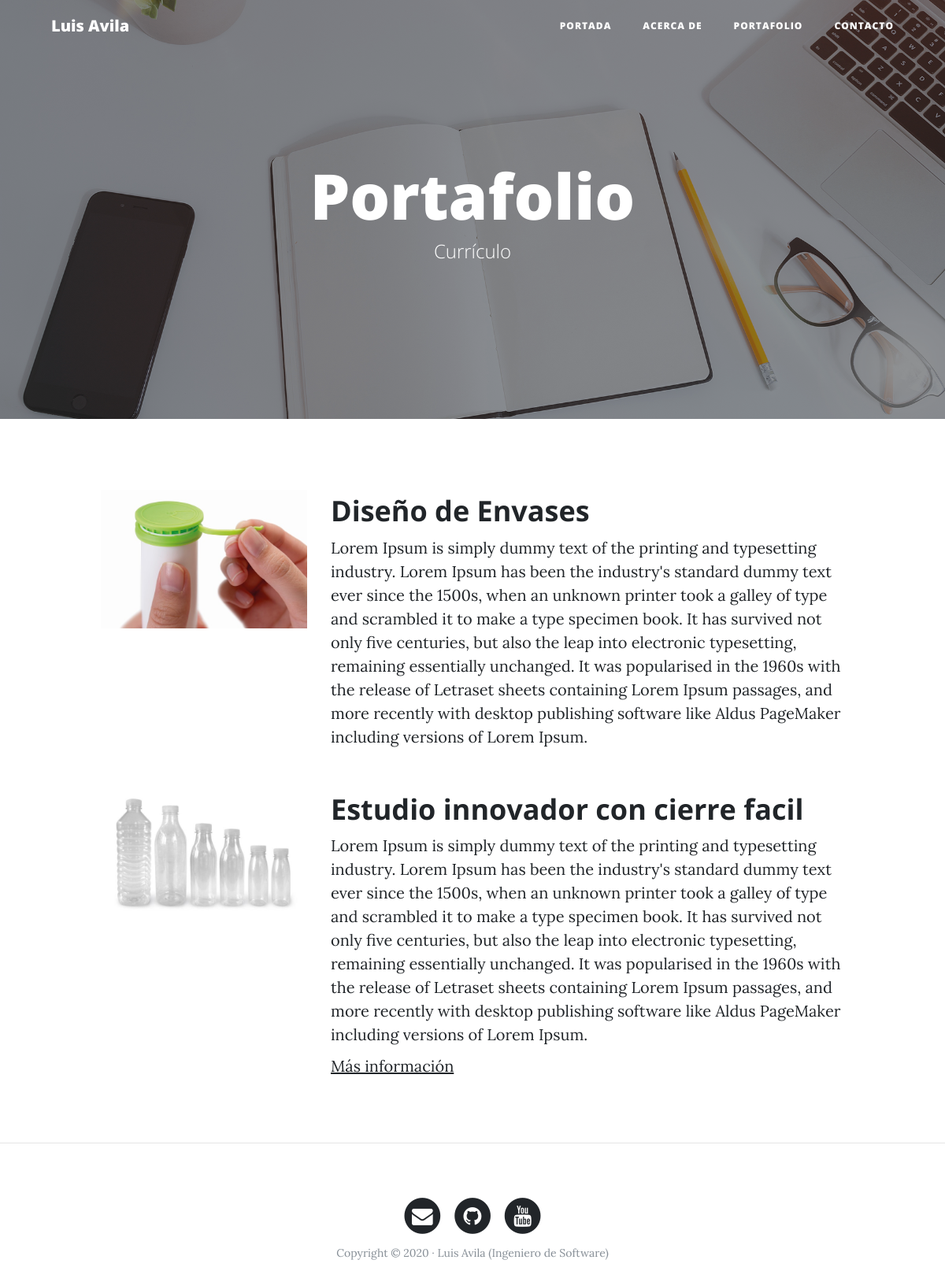
The page /portfolio/ on the database its author committed.
### portfolio/models.py (models this page shows, shortened)
class Project(models.Model):
    title = models.CharField(max_length=200,verbose_name="Titulo")
    description = models.TextField(verbose_name="Descripcion")
    image = models.ImageField(verbose_name="Imagen", upload_to="projects")
    link = models.URLField(verbose_name="Dirección Web", null=True, blank=True)
    created = models.DateField(auto_now_add=True,verbose_name="Fecha de creacion")
    updated = models.DateField(auto_now=True, verbose_name="Fecha de edicion")
    class Meta:
        verbose_name = "proyecto"
        verbose_name_plural = "proyectos"
        ordering = ["-created"]

### portfolio/views.py (the view)
# urls.py: path('portfolio/', portfolio_views.portfolio, name="portfolio"),
def portfolio(request):
    projects = Project.objects.all()
    return render(request, "portfolio/portfolio.html", {'projects': projects})

### portfolio/templates/portfolio/portfolio.html (shortened to what this page needs)
{% extends 'core/base.html' %}
{% block background %}{% load static %}{% static 'core/img/portfolio-bg.jpg' %}{% endblock %}
{% block headers %}
<h1>Portafolio</h1>
<span class="subheading">Currículo</span>
{% endblock %}
{% block content %}
    {% for project in projects %}
        <div class="row project">
            <div class="col-lg-3 col-md-4 offset-lg-1">
                <img class="img-fluid" src="{{project.image.url}}" alt="">
            </div>
            <div class="col-lg-7 col-md-8">
                <h2 class="section-heading title">{{project.title}}</h2>
            <p>{{project.description}}</p>
                {% if project.link %}
                    <p><a href="{{project.link}}">Más información</a></p>
                {% endif %}
            </div>
        </div>
      {% endfor %}
{% endblock %}

### core/templates/core/base.html (shortened to what this page needs)
<!DOCTYPE html>
<html lang="es">
  <head>
    {% load static %}
    <link href="{% static 'core/vendor/bootstrap/css/bootstrap.min.css' %}" rel="stylesheet">
    <link href="{% static 'core/vendor/font-awesome/css/font-awesome.min.css' %}" rel="stylesheet" type="text/css">
    <link href="{% static 'core/css/clean-blog.min.css' %}" rel="stylesheet">
  </head>
  <body>
    <nav class="navbar navbar-expand-lg navbar-light fixed-top" id="mainNav">
      <div class="container">
        <a class="navbar-brand" href="{% url 'home' %}">Luis Avila</a>
        <div class="collapse navbar-collapse" id="navbarResponsive">
          <ul class="navbar-nav ml-auto">
            <li class="nav-item">
              <a class="nav-link" href="{% url 'home' %}">Portada</a>
            </li>
            <li class="nav-item">
              <a class="nav-link" href="{% url 'about' %}">Acerca de</a>
            </li>
            <li class="nav-item">
              <a class="nav-link" href="{% url 'portfolio' %}">Portafolio</a>
            </li>
            <li class="nav-item">
              <a class="nav-link" href="{% url 'contact' %}">Contacto</a>
            </li>
          </ul>
        </div>
      </div>
    </nav>
    <header class="masthead" style="background-image: url('{% block background %}{% endblock %}')">
      <div class="overlay"></div>
      <div class="container">
        <div class="row">
          <div class="col-lg-8 col-md-10 mx-auto">
            <div class="site-heading">
              {% block headers %}{% endblock %}
            </div>
          </div>
        </div>
      </div>
    </header>
    <div class="container">
      <div class="row">
        {% block content %}{% endblock %}
      </div>
    </div>
    {% if request.path != "/" %}<hr>{% endif %}
    <footer>
      <div class="container">
        <div class="row">
          <div class="col-lg-8 col-md-10 mx-auto">
            <ul class="list-inline text-center">
              <li class="list-inline-item">
                <a href="#">
                  <span class="fa-stack fa-lg">
                    <i class="fa fa-circle fa-stack-2x"></i>
                    <i class="fa fa-envelope fa-stack-1x fa-inverse"></i>
                  </span>
                </a>
              </li>
              <li class="list-inline-item">
                <a href="#">
                  <span class="fa-stack fa-lg">
                    <i class="fa fa-circle fa-stack-2x"></i>
                    <i class="fa fa-github fa-stack-1x fa-inverse"></i>
                  </span>
                </a>
              </li>
              <li class="list-inline-item">
                <a href="#">
                  <span class="fa-stack fa-lg">
                    <i class="fa fa-circle fa-stack-2x"></i>
                    <i class="fa fa-youtube fa-stack-1x fa-inverse"></i>
                  </span>
                </a>
              </li>
            </ul>
            <p class="copyright text-muted">Copyright &copy; 2020 · Luis Avila (Ingeniero de Software) </p>
          </div>
        </div>
      </div>
    </footer>
  </body>
</html>

### rows shown on the page
Project: image (picture), title "Diseño de Envases", description "Lorem Ipsum is simply dummy text of the printing and typesetting industry. Lorem Ipsum has been the industry's standard dummy text ever since the 1500s, when an unknown printer took a galley of type and scrambled it to make a type specimen book. It has survived not only five centuries, but also the leap into electronic typesetting, remaining essentially unchanged. It was popularised in the 1960s with the release of Letraset sheets containing Lorem Ipsum passages, and more recently with desktop publishing software like Aldus PageMaker including versions of Lorem Ipsum."
Project: image (picture), title "Estudio innovador con cierre facil", description "Lorem Ipsum is simply dummy text of the printing and typesetting industry. Lorem Ipsum has been the industry's standard dummy text ever since the 1500s, when an unknown printer took a galley of type and scrambled it to make a type specimen book. It has survived not only five centuries, but also the leap into electronic typesetting, remaining essentially unchanged. It was popularised in the 1960s with the release of Letraset sheets containing Lorem Ipsum passages, and more recently with desktop publishing software like Aldus PageMaker including versions of Lorem Ipsum."
